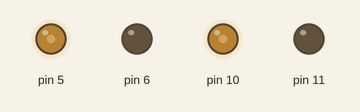
A sketch run on a simulated Arduino Uno, built with avr-gcc and run on an emulated ATmega328P. Parts: output pins drawn as LEDs (lit = HIGH). At 2.0 s the program stops and its outputs stay as they are.

Above: at 0.1 s.
At 1.1 s:
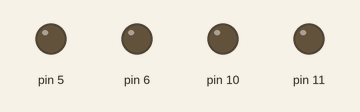
Timing chart, 0 to 2.6 s (numbered marks = the images above):
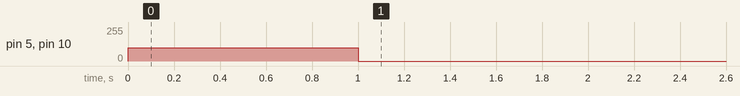

The sketch:

MotorTest.ino
```cpp
void setup() {

  //right
  pinMode(5, OUTPUT);
  pinMode(6, OUTPUT);

  //left
  pinMode(10, OUTPUT);
  pinMode(11, OUTPUT);


}

void loop() {

  analogWrite(5,100); analogWrite(6, 0);//right forward
  analogWrite(10, 100); analogWrite(11, 0);//left forward

  delay(1000);


  analogWrite(5,0); analogWrite(6, 0);//right forward
  analogWrite(10, 0); analogWrite(11, 0);//left forward
  delay(1000);

  while(true);


}
```

Measured:
- by itself, pin 5, pin 10: 0/255 → 100/255 at 0.00 s, → 0/255 1.0 s later
